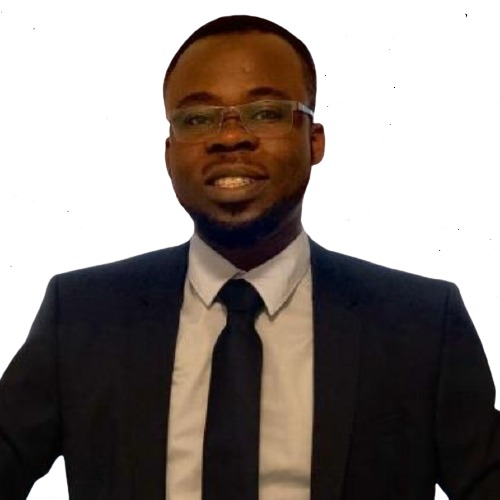
#> input picture images/ayuba_profile_pic.png, 500 x 500 px
$ python day3_crop_resize.py
#> lines starting #> are read from the running program, lines starting #| are printed output that depends on the picture
import cv2
import numpy as np

"""Load and read image"""
img = cv2.imread("images/ayuba_profile_pic.png", 1)
#> img is the input picture: shape (500, 500, 3); mean B, G, R 129.8, 134, 142.1

"""Confirm image shape"""
img_shape = img.shape
#> img_shape = (500, 500, 3)
print(img_shape)
#| (500, 500, 3)

"""Resizing the image"""
width, height = (400, 400)
img_resized = cv2.resize(img, (width, height))

"""Crop the image"""
img_crop = img[0:300, 0:500]
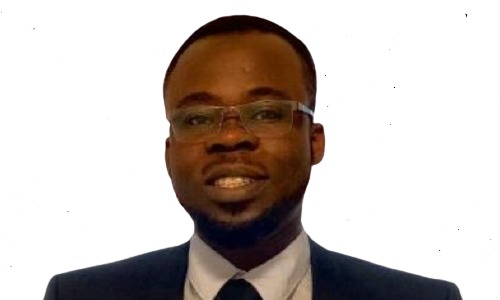
#> img_crop: shape (300, 500, 3); mean B, G, R 184.5, 188.7, 197.3

"""Show image"""
cv2.imshow("ayuba",  img)
cv2.imshow("ayuba resized",  img_resized)
cv2.imshow("ayuba cropped",  img_crop)
cv2.waitKey(8000)
